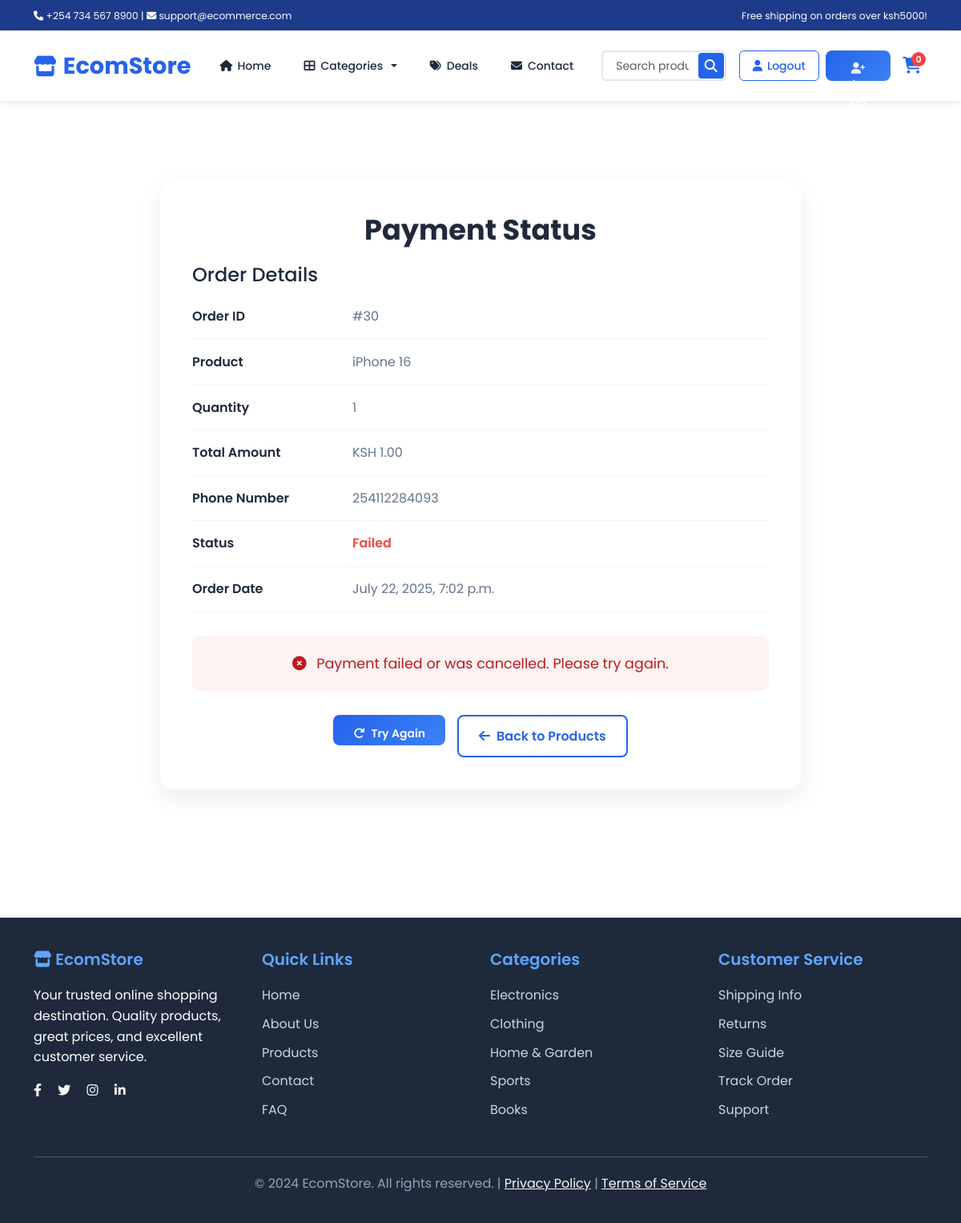
The app's page /payment-status/30/ (signed in) with its own data.
### ecommerce/models.py (models this page shows, shortened)
class Order(models.Model):
    user = models.ForeignKey(User, on_delete=models.CASCADE)
    product = models.ForeignKey(Product, on_delete=models.CASCADE)
    quantity = models.IntegerField(default=1)
    total_amount = models.DecimalField(max_digits=10, decimal_places=2)
    phone_number = models.CharField(max_length=13)
    created_at = models.DateTimeField(auto_now_add=True)
    STATUS_CHOICES = [
        ('pending', 'Pending'),
        ('paid', 'Paid'),
        ('failed', 'Failed'),
    ]
    status = models.CharField(max_length=10, choices=STATUS_CHOICES, default='pending')

class Product(models.Model):
    name = models.CharField(max_length=100)
    price = models.DecimalField(max_digits=10, decimal_places=2)
    image = models.ImageField(upload_to='products/',null=True, blank=True)
    description = models.TextField()

### ecommerce/views.py (the view, shortened to what this page needs)
# urls.py: path('payment-status/<int:order_id>/', views.payment_status, name='payment_status'),
@login_required
def payment_status(request, order_id):
    order = get_object_or_404(Order, id=order_id, user=request.user)
    print(f"=== PAYMENT STATUS CHECK ===")
    print(f"Order ID: {order.id}")
    print(f"Order Status: {order.status}")
    print(f"Phone Number: {order.phone_number}")
    print(f"Total Amount: {order.total_amount}")
    transaction = None
    try:
        transaction = MpesaTransaction.objects.get(order=order)
        print(f"Transaction Status: {transaction.status}")
        print(f"CheckoutRequestID: {transaction.checkout_request_id}")
        if transaction.mpesa_receipt_number:
            print(f"M-Pesa Receipt: {transaction.mpesa_receipt_number}")
    except MpesaTransaction.DoesNotExist:
        print("No transaction record found!")
    return render(request, 'payment_status.html', {
        'order': order,
        'transaction': transaction
    })

### templates/payment_status.html (shortened to what this page needs)
{% extends 'base.html' %}
{% load static %}
{% block content %}
 <link rel="stylesheet" href="{% static 'css/payment.css' %}">
<section class="payment-status-section">
    <div class="container">
        <div class="payment-card">
            <h1 class="payment-title">Payment Status</h1>
            <div class="order-details">
                <h2 style="color: var(--gray-dark); margin-bottom: 25px; font-size: 1.5rem;">Order Details</h2>
                <div class="detail-row">
                    <span class="detail-label">Order ID</span>
                    <span class="detail-value">#{{ order.id }}</span>
                </div>
                <div class="detail-row">
                    <span class="detail-label">Product</span>
                    <span class="detail-value">{{ order.product.name }}</span>
                </div>
                <div class="detail-row">
                    <span class="detail-label">Quantity</span>
                    <span class="detail-value">{{ order.quantity }}</span>
                </div>
                <div class="detail-row">
                    <span class="detail-label">Total Amount</span>
                    <span class="detail-value">KSH {{ order.total_amount }}</span>
                </div>
                <div class="detail-row">
                    <span class="detail-label">Phone Number</span>
                    <span class="detail-value">{{ order.phone_number }}</span>
                </div>
                <div class="detail-row">
                    <span class="detail-label">Status</span>
                    <span class="detail-value" id="order-status">
                        {% if order.status == 'pending' %}
                            <span class="status-pending">{{ order.get_status_display }}</span>
                        {% elif order.status == 'paid' %}
                            <span class="status-paid">{{ order.get_status_display }}</span>
                        {% elif order.status == 'failed' %}
                            <span class="status-failed">{{ order.get_status_display }}</span>
                        {% endif %}
                    </span>
                </div>
                <div class="detail-row">
                    <span class="detail-label">Order Date</span>
                    <span class="detail-value">{{ order.created_at }}</span>
                </div>
            </div>
            <div id="status-message-container">
                {% if order.status == 'pending' %}
                    <div class="status-message pending-message" id="pending-message">
                        <div class="loading-spinner"></div>
                        Please complete the payment on your phone. This page will update automatically.
                        <div class="countdown-timer" id="countdown-timer">
                            Time remaining: <span id="time-left">5:00</span>
                        </div>
                    </div>
                {% elif order.status == 'failed' %}
                    <div class="status-message error-message">
                        <i class="fas fa-times-circle me-2"></i>
                        Payment failed or was cancelled. Please try again.
                    </div>
                {% endif %}
            </div>
            <div class="action-buttons" id="action-buttons">
                {% if order.status == 'failed' %}
                    <a href="{% url 'checkout' order.product.id %}" class="btn-primary">
                        <i class="fas fa-redo me-2"></i>Try Again
                    </a>
                {% endif %}
                <a href="{% url 'product_list' %}" class="btn-secondary">
                    <i class="fas fa-arrow-left me-2"></i>Back to Products
                </a>
            </div>
        </div>
    </div>
</section>
{% endblock %}

### static/css/style.css (style rules this page uses)
:root { --primary-blue: #2563eb; --secondary-blue: #1e40af; --light-blue: #3b82f6; --dark-blue: #1e3a8a; --accent-blue: #60a5fa; --gray-light: #f8fafc; --gray-medium: #64748b; --gray-dark: #1e293b; }
* { margin: 0; padding: 0; box-sizing: border-box; }
body { font-family: 'Poppins', sans-serif; line-height: 1.6; color: var(--gray-dark); background-color: #ffffff; }
.btn-primary { background-color: var(--primary-blue); border-color: var(--primary-blue); border-radius: 6px; padding: 8px 16px; font-weight: 500; transition: all 0.3s ease; font-size: 14px; display: flex; align-items: center; gap: 6px; height: 38px; }

### static/css/payment.css (style rules this page uses)
.payment-status-section { padding: 60px 0; }
.payment-card { background: white; border-radius: 15px; box-shadow: 0 10px 30px rgba(0, 0, 0, 0.08); padding: 40px; max-width: 800px; margin: 0 auto; }
.payment-title { font-size: 2.2rem; color: var(--gray-dark); margin-bottom: 20px; font-weight: 700; text-align: center; }
.order-details { margin-bottom: 30px; }
.detail-row { display: flex; margin-bottom: 15px; padding-bottom: 15px; border-bottom: 1px solid #f1f5f9; }
.detail-label { flex: 0 0 200px; font-weight: 600; color: var(--gray-dark); }
.detail-value { flex: 1; color: var(--gray-medium); }
.status-failed { color: #ef4444; font-weight: 600; }
.status-message { padding: 20px; border-radius: 8px; margin: 30px 0; text-align: center; font-size: 1.1rem; }
.error-message { background-color: #fef2f2; color: #b91c1c; }
.action-buttons { display: flex; gap: 15px; justify-content: center; margin-top: 30px; }
.btn-primary { background: linear-gradient(135deg, var(--primary-blue), var(--light-blue)); color: white; padding: 12px 25px; border-radius: 8px; text-decoration: none; font-weight: 600; transition: all 0.3s ease; display: inline-block; border: none; cursor: pointer; }
.btn-secondary { background: white; color: var(--primary-blue); padding: 12px 25px; border-radius: 8px; text-decoration: none; font-weight: 600; transition: all 0.3s ease; display: inline-block; border: 2px solid var(--primary-blue); }

### records on screen
Order: id "30", product.name "iPhone 16", quantity "1", total_amount "1.00", phone_number "254112284093", status "Failed", created_at "July 22, 2025, 7:02 p.m."
